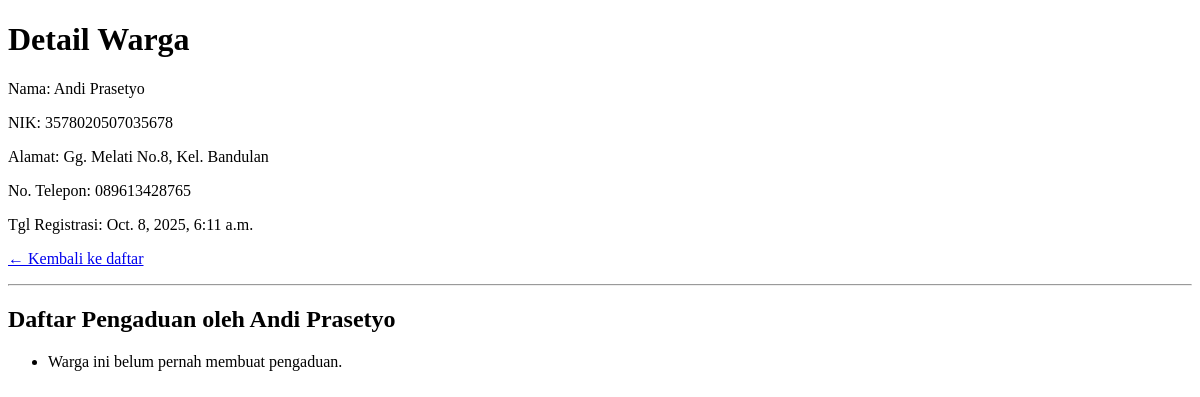
/warga/2/, run on an earlier commit of the app's database.
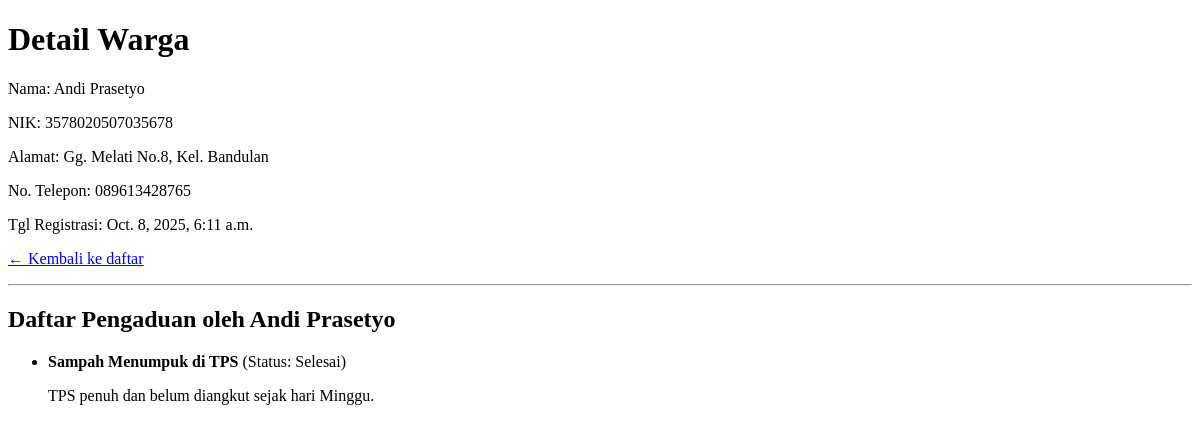
And on a later commit of the database.
### warga/models.py (models this page shows, shortened)
class Pengaduan(models.Model):
    STATUS_CHOICES = [
        ('BARU', 'Baru'),
        ('DIPROSES', 'Diproses'),
        ('SELESAI', 'Selesai'),
    ]
    judul = models.CharField(max_length=200)
    deskripsi = models.TextField()
    status = models.CharField(max_length=10, choices=STATUS_CHOICES, default='BARU')
    tanggal_lapor = models.DateTimeField(auto_now_add=True)
    pelapor = models.ForeignKey(Warga, on_delete=models.CASCADE, related_name='pengaduan')

### warga/views.py (the view)
# urls.py: path('<int:pk>/', WargaDetailView.as_view(), name='warga-detail'),
class WargaDetailView(DetailView):
    model = Warga  # template default: warga/warga_detail.html

### warga/templates/warga/warga_detail.html
<!DOCTYPE html>
<html>
<head><title>Detail Warga</title></head>
<body>
  <h1>Detail Warga</h1>
  <p>Nama: {{ object.nama_lengkap }}</p>
  <p>NIK: {{ object.nik }}</p>
  <p>Alamat: {{ object.alamat }}</p>
  <p>No. Telepon: {{ object.no_telepon }}</p>
  <p>Tgl Registrasi: {{ object.tanggal_registrasi }}</p>
  <p><a href="{% url 'warga-list' %}">← Kembali ke daftar</a></p>
  <hr>
<h2>Daftar Pengaduan oleh {{ object.nama_lengkap }}</h2>
<ul>
  {% for aduan in object.pengaduan.all %}
    <li>
      <strong>{{ aduan.judul }}</strong> (Status: {{ aduan.get_status_display }})
      <p>{{ aduan.deskripsi }}</p>
    </li>
  {% empty %}
    <li>Warga ini belum pernah membuat pengaduan.</li>
  {% endfor %}
</ul>
</body>
</html>

What changed in the data, as far as the page shows it:
added Pengaduan: judul "Sampah Menumpuk di TPS", status "Selesai", deskripsi "TPS penuh dan belum diangkut sejak hari Minggu."
Also different on the page:
text no longer shown: "Warga ini belum pernah membuat pengaduan."
